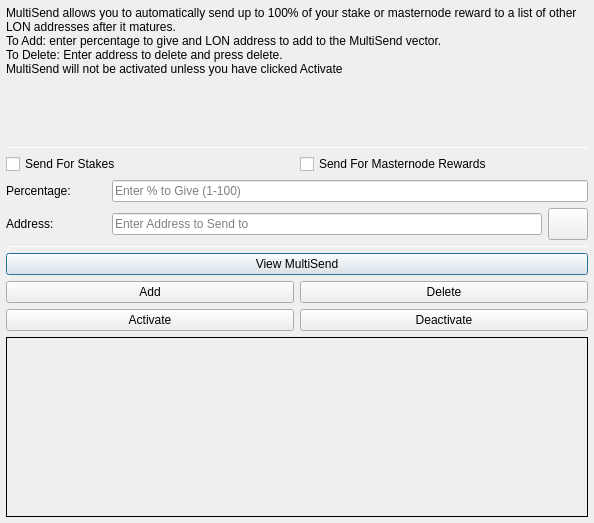
<?xml version="1.0" encoding="UTF-8"?>
<ui version="4.0">
 <class>MultiSendDialog</class>
 <widget class="QDialog" name="MultiSendDialog">
  <property name="windowModality">
   <enum>Qt::NonModal</enum>
  </property>
  <property name="geometry">
   <rect>
    <x>0</x>
    <y>0</y>
    <width>594</width>
    <height>523</height>
   </rect>
  </property>
  <property name="windowTitle">
   <string>MultiSend</string>
  </property>
  <layout class="QVBoxLayout" name="verticalLayout" stretch="0">
   <property name="leftMargin">
    <number>6</number>
   </property>
   <property name="topMargin">
    <number>6</number>
   </property>
   <property name="rightMargin">
    <number>6</number>
   </property>
   <property name="bottomMargin">
    <number>6</number>
   </property>
   <item>
    <layout class="QVBoxLayout" name="verticalLayout_Main" stretch="1,1,1,1,1,1">
     <item>
      <widget class="QLabel" name="label_2">
       <property name="lineWidth">
        <number>1</number>
       </property>
       <property name="text">
        <string>MultiSend allows you to automatically send up to 100% of your stake or masternode reward to a list of other LON addresses after it matures.
To Add: enter percentage to give and LON address to add to the MultiSend vector.
To Delete: Enter address to delete and press delete.
MultiSend will not be activated unless you have clicked Activate</string>
       </property>
       <property name="alignment">
        <set>Qt::AlignLeading|Qt::AlignLeft|Qt::AlignTop</set>
       </property>
       <property name="wordWrap">
        <bool>true</bool>
       </property>
      </widget>
     </item>
     <item>
      <widget class="Line" name="line">
       <property name="minimumSize">
        <size>
         <width>0</width>
         <height>1</height>
        </size>
       </property>
       <property name="maximumSize">
        <size>
         <width>16777215</width>
         <height>1</height>
        </size>
       </property>
       <property name="orientation">
        <enum>Qt::Horizontal</enum>
       </property>
      </widget>
     </item>
     <item>
      <layout class="QVBoxLayout" name="verticalLayout_Settings">
       <item>
        <layout class="QHBoxLayout" name="horizontalLayout">
         <item>
          <widget class="QCheckBox" name="multiSendStakeCheckBox">
           <property name="text">
            <string>Send For Stakes</string>
           </property>
          </widget>
         </item>
         <item>
          <widget class="QCheckBox" name="multiSendMasternodeCheckBox">
           <property name="text">
            <string>Send For Masternode Rewards</string>
           </property>
          </widget>
         </item>
        </layout>
       </item>
       <item>
        <layout class="QHBoxLayout" name="horizontalLayout_6">
         <item>
          <widget class="QLabel" name="label">
           <property name="minimumSize">
            <size>
             <width>100</width>
             <height>0</height>
            </size>
           </property>
           <property name="toolTip">
            <string>Percentage of stake to send</string>
           </property>
           <property name="text">
            <string>Percentage:</string>
           </property>
          </widget>
         </item>
         <item>
          <widget class="QLineEdit" name="multiSendPercentEdit">
           <property name="toolTip">
            <string>Enter whole numbers 1 - 100</string>
           </property>
           <property name="placeholderText">
            <string>Enter % to Give (1-100)</string>
           </property>
          </widget>
         </item>
        </layout>
       </item>
       <item>
        <layout class="QHBoxLayout" name="horizontalLayout_7">
         <item>
          <widget class="QLabel" name="label_5">
           <property name="minimumSize">
            <size>
             <width>100</width>
             <height>0</height>
            </size>
           </property>
           <property name="toolTip">
            <string>Address to send portion of stake to</string>
           </property>
           <property name="text">
            <string>Address:</string>
           </property>
          </widget>
         </item>
         <item>
          <widget class="QLineEdit" name="multiSendAddressEdit">
           <property name="toolTip">
            <string/>
           </property>
           <property name="placeholderText">
            <string>Enter Address to Send to</string>
           </property>
          </widget>
         </item>
         <item>
          <widget class="QPushButton" name="addressBookButton">
           <property name="maximumSize">
            <size>
             <width>16777215</width>
             <height>32</height>
            </size>
           </property>
           <property name="toolTip">
            <string>Choose an address from the address book</string>
           </property>
           <property name="text">
            <string/>
           </property>
           <property name="icon">
            <iconset resource="../londinium.qrc">
             <normaloff>:/icons/address-book</normaloff>:/icons/address-book</iconset>
           </property>
           <property name="shortcut">
            <string>Alt+A</string>
           </property>
           <property name="autoDefault">
            <bool>false</bool>
           </property>
          </widget>
         </item>
        </layout>
       </item>
      </layout>
     </item>
     <item>
      <widget class="Line" name="line_2">
       <property name="minimumSize">
        <size>
         <width>0</width>
         <height>1</height>
        </size>
       </property>
       <property name="maximumSize">
        <size>
         <width>16777215</width>
         <height>1</height>
        </size>
       </property>
       <property name="orientation">
        <enum>Qt::Horizontal</enum>
       </property>
      </widget>
     </item>
     <item>
      <layout class="QVBoxLayout" name="verticalLayout_Buttons">
       <item>
        <layout class="QHBoxLayout" name="horizontalLayout_4">
         <item>
          <widget class="QPushButton" name="viewButton">
           <property name="toolTip">
            <string/>
           </property>
           <property name="statusTip">
            <string>View MultiSend Vector</string>
           </property>
           <property name="text">
            <string>View MultiSend</string>
           </property>
          </widget>
         </item>
        </layout>
       </item>
       <item>
        <layout class="QHBoxLayout" name="horizontalLayout_2">
         <item>
          <widget class="QPushButton" name="addButton">
           <property name="toolTip">
            <string/>
           </property>
           <property name="statusTip">
            <string>Add to MultiSend Vector</string>
           </property>
           <property name="text">
            <string>Add</string>
           </property>
          </widget>
         </item>
         <item>
          <widget class="QPushButton" name="deleteButton">
           <property name="toolTip">
            <string/>
           </property>
           <property name="statusTip">
            <string>Delete Address From MultiSend Vector</string>
           </property>
           <property name="text">
            <string>Delete</string>
           </property>
          </widget>
         </item>
        </layout>
       </item>
       <item>
        <layout class="QHBoxLayout" name="horizontalLayout_5">
         <item>
          <widget class="QPushButton" name="activateButton">
           <property name="statusTip">
            <string>Activate MultiSend</string>
           </property>
           <property name="text">
            <string>Activate</string>
           </property>
          </widget>
         </item>
         <item>
          <widget class="QPushButton" name="disableButton">
           <property name="statusTip">
            <string>Deactivate MultiSend</string>
           </property>
           <property name="text">
            <string>Deactivate</string>
           </property>
          </widget>
         </item>
        </layout>
       </item>
      </layout>
     </item>
     <item>
      <widget class="QLabel" name="message">
       <property name="minimumSize">
        <size>
         <width>0</width>
         <height>180</height>
        </size>
       </property>
       <property name="frameShape">
        <enum>QFrame::Panel</enum>
       </property>
       <property name="frameShadow">
        <enum>QFrame::Plain</enum>
       </property>
       <property name="lineWidth">
        <number>1</number>
       </property>
       <property name="midLineWidth">
        <number>1</number>
       </property>
       <property name="text">
        <string/>
       </property>
       <property name="alignment">
        <set>Qt::AlignLeading|Qt::AlignLeft|Qt::AlignTop</set>
       </property>
       <property name="wordWrap">
        <bool>true</bool>
       </property>
      </widget>
     </item>
    </layout>
   </item>
  </layout>
 </widget>
 <resources>
  <include location="../londinium.qrc"/>
 </resources>
 <connections/>
</ui>
